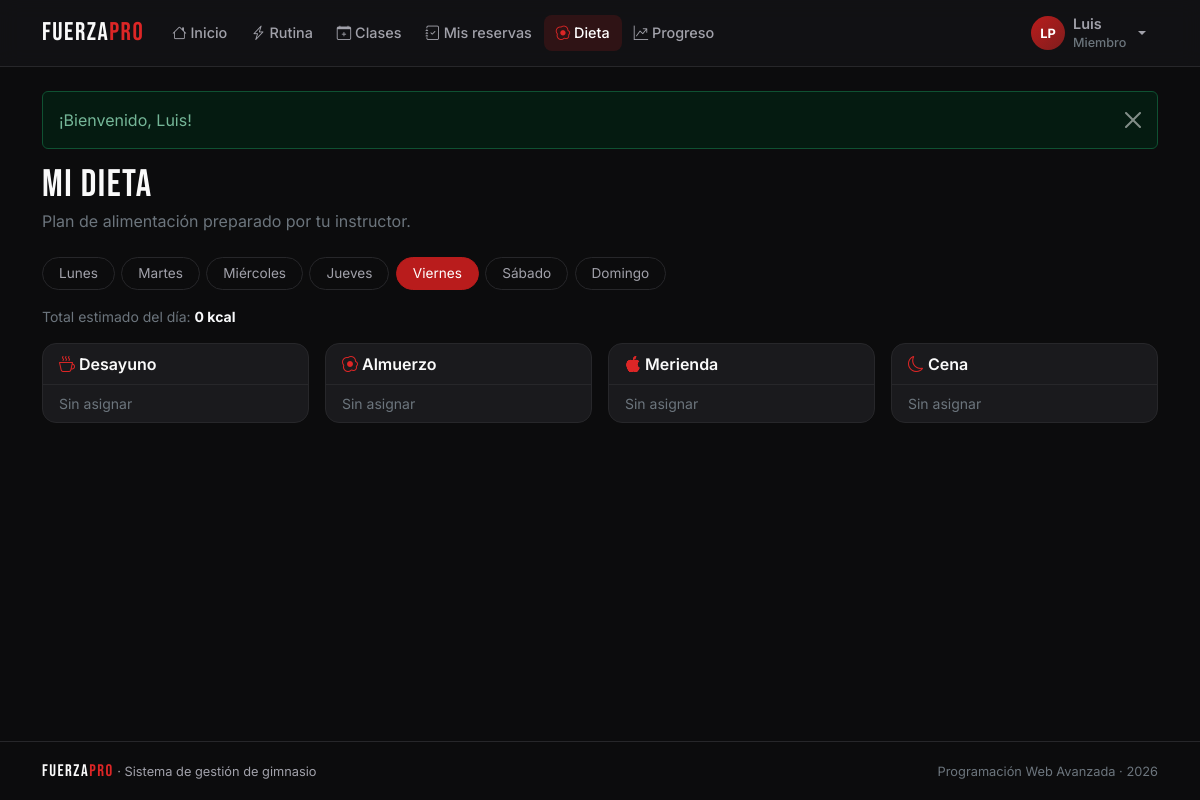
/index.php?r=dieta/index (signed in), run on the app's committed database.
### tables this page shows
CREATE TABLE usuarios (
  id               INT AUTO_INCREMENT PRIMARY KEY,
  nombre           VARCHAR(50)  NOT NULL,
  apellido         VARCHAR(50)  NOT NULL DEFAULT '',
  correo           VARCHAR(100) NOT NULL UNIQUE,
  contrasena       VARCHAR(255) NOT NULL,
  id_rol           INT          NOT NULL,
  telefono         VARCHAR(15)  NULL,
  fecha_nacimiento DATE         NULL,
  genero           ENUM('Masculino','Femenino','Otro') NULL,
  especialidad     VARCHAR(50)  NULL,
  nivel            ENUM('Principiante','Intermedio','Avanzado') NULL,
  objetivo         VARCHAR(255) NULL,
  activo           TINYINT(1)   NOT NULL DEFAULT 1,
  creado_en        DATETIME     NOT NULL DEFAULT CURRENT_TIMESTAMP,
  CONSTRAINT fk_usuarios_roles FOREIGN KEY (id_rol) REFERENCES roles(id)
);

### controllers/DietaController.php (called while the page is built, shortened)
<?php
class DietaController extends Controller
{
    public function index(): void
    {
        $m = $this->exigirMiembro('dieta/index', 'Dietas');
        $dia = in_array($_GET['dia'] ?? '', DIAS, true) ? $_GET['dia'] : dia_actual();
        $this->view('dieta/index', [
            'titulo'   => Auth::es(Auth::MIEMBRO) ? 'Mi dieta' : 'Dieta de ' . $m['nombre'],
            'miembro'  => $m,
            'plan'     => Comida::planSemanal((int) $m['id']),
            'dia'      => $dia,
            'editable' => !Auth::es(Auth::MIEMBRO),
            'pm'       => $this->paramsMiembro($m),
        ]);
    }
}

### core/Router.php (called while the page is built, shortened)
<?php
class Router
{
    public static function dispatch(string $ruta): void
    {
        if (!preg_match('#^([a-z]+)/([a-z]+)$#', $ruta, $m)) {
            self::noEncontrado();
        }
        [, $nombre, $accion] = $m;
        (new $clase())->$accion();
    }
}

### index.php (called while the page is built, shortened)
<?php
require __DIR__ . '/core/helpers.php';
require __DIR__ . '/core/Database.php';
require __DIR__ . '/core/Auth.php';
require __DIR__ . '/core/Model.php';
require __DIR__ . '/core/Controller.php';
require __DIR__ . '/core/Router.php';
Router::dispatch(is_string($_GET['r'] ?? null) ? $_GET['r'] : '');

### core/helpers.php (called while the page is built, shortened)
<?php
function e($valor): string
{
    return htmlspecialchars((string) ($valor ?? ''), ENT_QUOTES, 'UTF-8');
}
function url(string $ruta = 'inicio/index', array $params = []): string
{
    $params = array_merge(['r' => $ruta], $params);
    return 'index.php?' . http_build_query($params);
}
function asset(string $ruta): string
{
    $archivo = __DIR__ . '/../assets/' . $ruta;
    $version = is_file($archivo) ? filemtime($archivo) : 1;
    return 'assets/' . $ruta . '?v=' . $version;
}
function flash(?string $tipo = null, ?string $mensaje = null): array
{
    $mensajes = $_SESSION['flash'] ?? [];
    return $mensajes;
}
function dia_bonito(string $dia): string
{
    return ['Miercoles' => 'Miércoles', 'Sabado' => 'Sábado'][$dia] ?? $dia;
}
function dia_actual(): string
{
    return DIAS[(int) date('N') - 1];
}
function iniciales(string $nombre, string $apellido = ''): string
{
    return mb_strtoupper(mb_substr($nombre, 0, 1) . mb_substr($apellido, 0, 1));
}

### core/Auth.php (called while the page is built, shortened)
<?php
class Auth
{
    public static function check(): bool
    {
        return isset($_SESSION['usuario']);
    }
    public static function user(): ?array
    {
        return $_SESSION['usuario'] ?? null;
    }
    public static function rol(): ?int
    {
        return $_SESSION['usuario']['id_rol'] ?? null;
    }
    public static function es(int ...$roles): bool
    {
        return self::check() && in_array(self::rol(), $roles, true);
    }
}

### core/Database.php (called while the page is built, shortened)
<?php
class Database
{
    private static ?PDO $pdo = null;
    public static function get(): PDO
    {
        if (self::$pdo === null) {
            $dsn = 'mysql:host=' . DB_HOST . ';port=' . DB_PORT
                 . ';dbname=' . DB_NAME . ';charset=utf8mb4';
            try {
                self::$pdo = new PDO($dsn, DB_USER, DB_PASS, [
                    PDO::ATTR_ERRMODE            => PDO::ERRMODE_EXCEPTION,
                    PDO::ATTR_DEFAULT_FETCH_MODE => PDO::FETCH_ASSOC,
                    PDO::ATTR_EMULATE_PREPARES   => false,
                ]);
                self::$pdo->exec("SET time_zone = '" . date('P') . "'");
            } catch (PDOException $e) {
                http_response_code(500);
                $detalle = DEBUG ? '<br><small>' . htmlspecialchars($e->getMessage()) . '</small>' : '';
                exit('<h3 style="font-family:sans-serif">No se pudo conectar a la base de datos.'
                    . ' Revise config/config.php e importe gimnasio.sql.' . $detalle . '</h3>');
            }
        }
        return self::$pdo;
    }
}

### core/Model.php (called while the page is built, shortened)
<?php
abstract class Model
{
    protected static string $tabla;
    protected static function db(): PDO
    {
        return Database::get();
    }
    protected static function query(string $sql, array $params = []): PDOStatement
    {
        $st = self::db()->prepare($sql);
        $st->execute($params);
        return $st;
    }
    public static function find(int $id): ?array
    {
        $fila = self::query('SELECT * FROM ' . static::$tabla . ' WHERE id = ?', [$id])->fetch();
        return $fila ?: null;
    }
}

### models/Comida.php (called while the page is built, shortened)
<?php
class Comida extends Model
{
    public static function planSemanal(int $miembro): array
    {
        $plan = [];
        foreach (DIAS as $d) {
            $plan[$d] = array_fill_keys(MOMENTOS, []);
        }
        $filas = self::query('SELECT * FROM comidas WHERE id_miembro = ? ORDER BY id', [$miembro])->fetchAll();
        foreach ($filas as $f) {
            $plan[$f['dia']][$f['momento']][] = $f;
        }
        return $plan;
    }
}

### views/dieta/index.php (the view, shortened to what this page needs)
<?php
$esMiembro = Auth::es(Auth::MIEMBRO);
$iconos = ['Desayuno' => 'cup-hot', 'Almuerzo' => 'egg-fried', 'Merienda' => 'apple', 'Cena' => 'moon'];
?>
<div class="fp-page-head">
  <div>
    <h1 class="fp-title"><?= $esMiembro ? 'Mi dieta' : 'Dieta de ' . e($miembro['nombre'] . ' ' . $miembro['apellido']) ?></h1>
    <p class="text-secondary mb-0"><?= $editable ? 'Arma el plan de alimentación del miembro.' : 'Plan de alimentación preparado por tu instructor.' ?></p>
  </div>
</div>
<ul class="nav nav-pills fp-pills fp-dias mb-3" role="tablist">
  <?php foreach (DIAS as $d): ?>
    <li class="nav-item"><button class="nav-link <?= $d === $dia ? 'active' : '' ?>" data-bs-toggle="pill" data-bs-target="#dia-<?= $d ?>" type="button" data-dia="<?= $d ?>">
      <?= mb_substr(dia_bonito($d), 0, 3) ?><span class="d-none d-md-inline"><?= mb_substr(dia_bonito($d), 3) ?></span></button></li>
  <?php endforeach; ?>
</ul>
<div class="tab-content">
  <?php foreach (DIAS as $d):
      $kcal = 0;
      foreach ($plan[$d] as $lista) foreach ($lista as $c) $kcal += (int) $c['calorias'];
  ?>
    <div class="tab-pane fade <?= $d === $dia ? 'show active' : '' ?>" id="dia-<?= $d ?>">
      <p class="text-secondary small">Total estimado del día: <strong class="text-light"><?= $kcal ?> kcal</strong></p>
      <div class="row g-3">
        <?php foreach (MOMENTOS as $mo): ?>
          <div class="col-md-6 col-xl-3">
            <div class="card fp-card h-100">
              <div class="card-header fw-semibold"><i class="bi bi-<?= $iconos[$mo] ?> text-danger"></i> <?= $mo ?></div>
              <ul class="list-group list-group-flush">
                <?php if (!$plan[$d][$mo]): ?><li class="list-group-item text-secondary small">Sin asignar</li><?php endif; ?>
              </ul>
            </div>
          </div>
        <?php endforeach; ?>
      </div>
    </div>
  <?php endforeach; ?>
</div>

### views/layout/header.php (shortened to what this page needs)
<?php
$rutaActual = is_string($_GET['r'] ?? null) ? $_GET['r'] : '';
$usuario = Auth::user();
$activo = fn(string $modulo) => str_starts_with($rutaActual, $modulo . '/') ? 'active' : '';
$menu = [];
if (Auth::es(Auth::ADMIN)) {
    $menu = [
        ['inicio', 'inicio/index', 'speedometer2', 'Inicio'],
        ['usuarios', 'usuarios/index', 'people', 'Usuarios'],
        ['instalaciones', 'instalaciones/index', 'building', 'Instalaciones'],
        ['clases', 'clases/index', 'calendar-event', 'Clases'],
        ['reservas', 'reservas/index', 'journal-check', 'Reservas'],
        ['miembros', 'miembros/index', 'person-lines-fill', 'Seguimiento'],
    ];
} elseif (Auth::es(Auth::INSTRUCTOR)) {
    $menu = [
        ['inicio', 'inicio/index', 'speedometer2', 'Inicio'],
        ['clases', 'clases/index', 'calendar-event', 'Mis clases'],
        ['miembros', 'miembros/index', 'person-lines-fill', 'Miembros'],
    ];
} elseif (Auth::es(Auth::MIEMBRO)) {
    $menu = [
        ['inicio', 'inicio/index', 'house', 'Inicio'],
        ['rutina', 'rutina/index', 'lightning-charge', 'Rutina'],
        ['clases', 'clases/index', 'calendar-plus', 'Clases'],
        ['reservas', 'reservas/index', 'journal-check', 'Mis reservas'],
        ['dieta', 'dieta/index', 'egg-fried', 'Dieta'],
        ['progreso', 'progreso/index', 'graph-up-arrow', 'Progreso'],
    ];
}
?>
<!doctype html>
<html lang="es" data-bs-theme="dark">
<head>
  <link rel="stylesheet" href="https://cdn.jsdelivr.net/npm/bootstrap@5.3.3/dist/css/bootstrap.min.css">
  <link rel="stylesheet" href="https://cdn.jsdelivr.net/npm/bootstrap-icons@1.11.3/font/bootstrap-icons.min.css">
  <link rel="stylesheet" href="<?= asset('css/styles.css') ?>">
</head>
<body>
<?php if ($usuario): ?>
<nav class="navbar navbar-expand-lg fp-navbar sticky-top">
  <div class="container">
    <a class="navbar-brand fp-logo" href="<?= url('inicio/index') ?>">FUERZA<span>PRO</span></a>
    <div class="collapse navbar-collapse" id="menuPrincipal">
      <ul class="navbar-nav me-auto mb-2 mb-lg-0">
        <?php foreach ($menu as [$mod, $ruta, $icono, $texto]): ?>
          <li class="nav-item">
            <a class="nav-link <?= $activo($mod) ?>" href="<?= url($ruta) ?>">
              <i class="bi bi-<?= $icono ?>"></i> <?= $texto ?>
            </a>
          </li>
        <?php endforeach; ?>
      </ul>
      <div class="dropdown">
        <button class="btn btn-link nav-link dropdown-toggle d-flex align-items-center gap-2" data-bs-toggle="dropdown" aria-expanded="false">
          <span class="fp-avatar"><?= e(iniciales($usuario['nombre'], $usuario['apellido'])) ?></span>
          <span class="text-start lh-sm">
            <span class="d-block fw-semibold"><?= e($usuario['nombre']) ?></span>
            <small class="text-secondary"><?= e($usuario['rol']) ?></small>
          </span>
        </button>
      </div>
    </div>
  </div>
</nav>
<?php endif; ?>
<main class="container py-4 fp-main">
  <?php foreach (flash() as $f): ?>
    <div class="alert alert-<?= e($f['tipo']) ?> alert-dismissible fade show fp-flash" role="alert">
      <?= e($f['mensaje']) ?>
      <button type="button" class="btn-close" data-bs-dismiss="alert" aria-label="Cerrar"></button>
    </div>
  <?php endforeach; ?>

### assets/css/styles.css (style rules this page uses)
:root { --fp-bg: #0c0c0d; --fp-sur: #131315; --fp-card: #1a1a1d; --fp-brd: #27272a; --fp-brd2: #3f3f46; --fp-acc: #b91c1c; --fp-acch: #dc2626; --fp-txt: #fafafa; --fp-txt2: #a1a1aa; --fp-ok: #22c55e; --fp-radio: 14px; }
[data-bs-theme="dark"] { --bs-body-bg: var(--fp-bg); --bs-body-color: var(--fp-txt); --bs-secondary-color: var(--fp-txt2); --bs-border-color: var(--fp-brd); --bs-tertiary-bg: var(--fp-sur); --bs-body-font-family: 'Inter', system-ui, sans-serif; --bs-danger: var(--fp-acch); --bs-danger-rgb: 220, 38, 38; --bs-link-color-rgb: 250, 250, 250; }
.list-group { --bs-list-group-bg: transparent; --bs-list-group-border-color: var(--fp-brd); }
body { min-height: 100vh; display: flex; flex-direction: column; -webkit-font-smoothing: antialiased; }
.fp-main { flex: 1; }
.fp-logo, .fp-title, .fp-display, .fp-stat-value { font-family: 'Bebas Neue', sans-serif; letter-spacing: 1.5px; }
.fp-logo { font-size: 1.6rem; color: var(--fp-txt); line-height: 1; }
.fp-logo span { color: var(--fp-acch); }
.fp-title { font-size: clamp(1.8rem, 4vw, 2.4rem); margin-bottom: .2rem; line-height: 1.05; }
.fp-page-head { display: flex; flex-wrap: wrap; justify-content: space-between; align-items: flex-end; gap: 1rem; margin-bottom: 1.5rem; }
.fp-navbar { background: rgba(19, 19, 21, .92); backdrop-filter: blur(10px); border-bottom: 1px solid var(--fp-brd); }
.fp-navbar .nav-link { color: var(--fp-txt2); font-weight: 500; font-size: .9rem; border-radius: 8px; padding: .45rem .75rem !important; transition: color .2s, background .2s; }
.fp-navbar .nav-link.active { color: #fff; background: rgba(220, 38, 38, .15); }
.fp-navbar .nav-link.active i { color: var(--fp-acch); }
.fp-avatar { width: 34px; height: 34px; border-radius: 50%; background: linear-gradient(135deg, var(--fp-acc), #7f1d1d); color: #fff; display: inline-flex; align-items: center; justify-content: center; font-weight: 700; font-size: .8rem; flex-shrink: 0; }
.fp-card { background: var(--fp-card); border: 1px solid var(--fp-brd); border-radius: var(--fp-radio); color: var(--fp-txt); transition: border-color .2s, transform .2s; }
.fp-card > .card-header, .fp-card > .card-footer { background: transparent; border-color: var(--fp-brd); }
.fp-pills { gap: .4rem; flex-wrap: nowrap; overflow-x: auto; scrollbar-width: none; }
.fp-pills .nav-link { color: var(--fp-txt2); border: 1px solid var(--fp-brd); border-radius: 999px; padding: .35rem 1rem; font-size: .85rem; white-space: nowrap; position: relative; }
.fp-pills .nav-link.active { background: var(--fp-acc); border-color: var(--fp-acc); color: #fff; }
.fp-main > * { animation: aparecer .35s ease both; }

### data on the page
usuarios: iniciales($usuario['nombre'], $usuario['apellido']) "LP", nombre "Luis"

### other printed values
$texto "Inicio"
$texto "Rutina"
$texto "Clases"
$texto "Mis reservas"
$texto "Dieta"
$texto "Progreso"
$usuario['rol'] "Miembro"
$f['mensaje'] "¡Bienvenido, Luis!"
mb_substr(dia_bonito($d), 0, 3) "Lun"
mb_substr(dia_bonito($d), 3) "es"
mb_substr(dia_bonito($d), 0, 3) "Mar"
mb_substr(dia_bonito($d), 3) "tes"
mb_substr(dia_bonito($d), 0, 3) "Mié"
mb_substr(dia_bonito($d), 3) "rcoles"
mb_substr(dia_bonito($d), 0, 3) "Jue"
